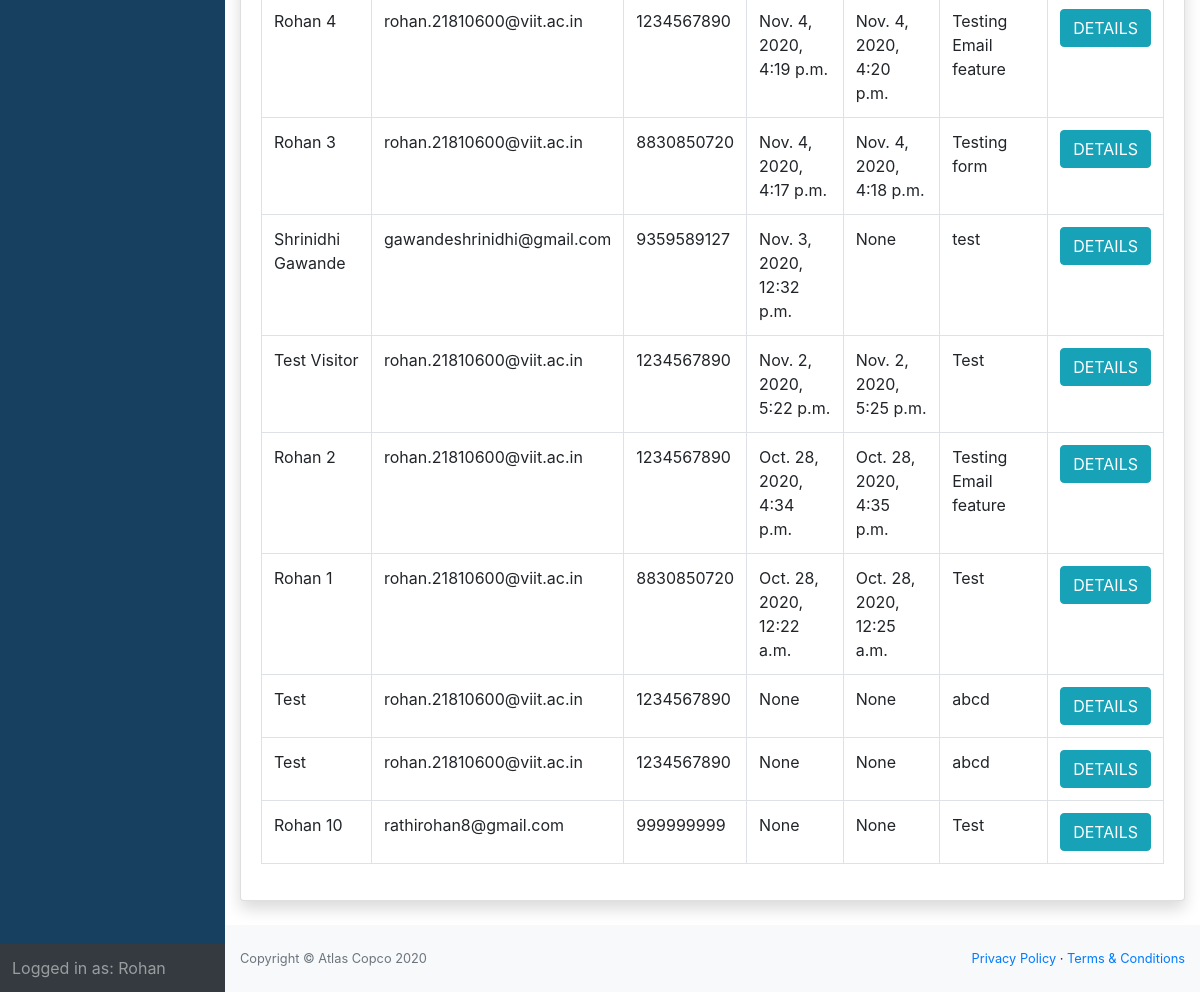
/allbookedvisitors/ (signed in, lower part), run on an earlier commit of the app's database.
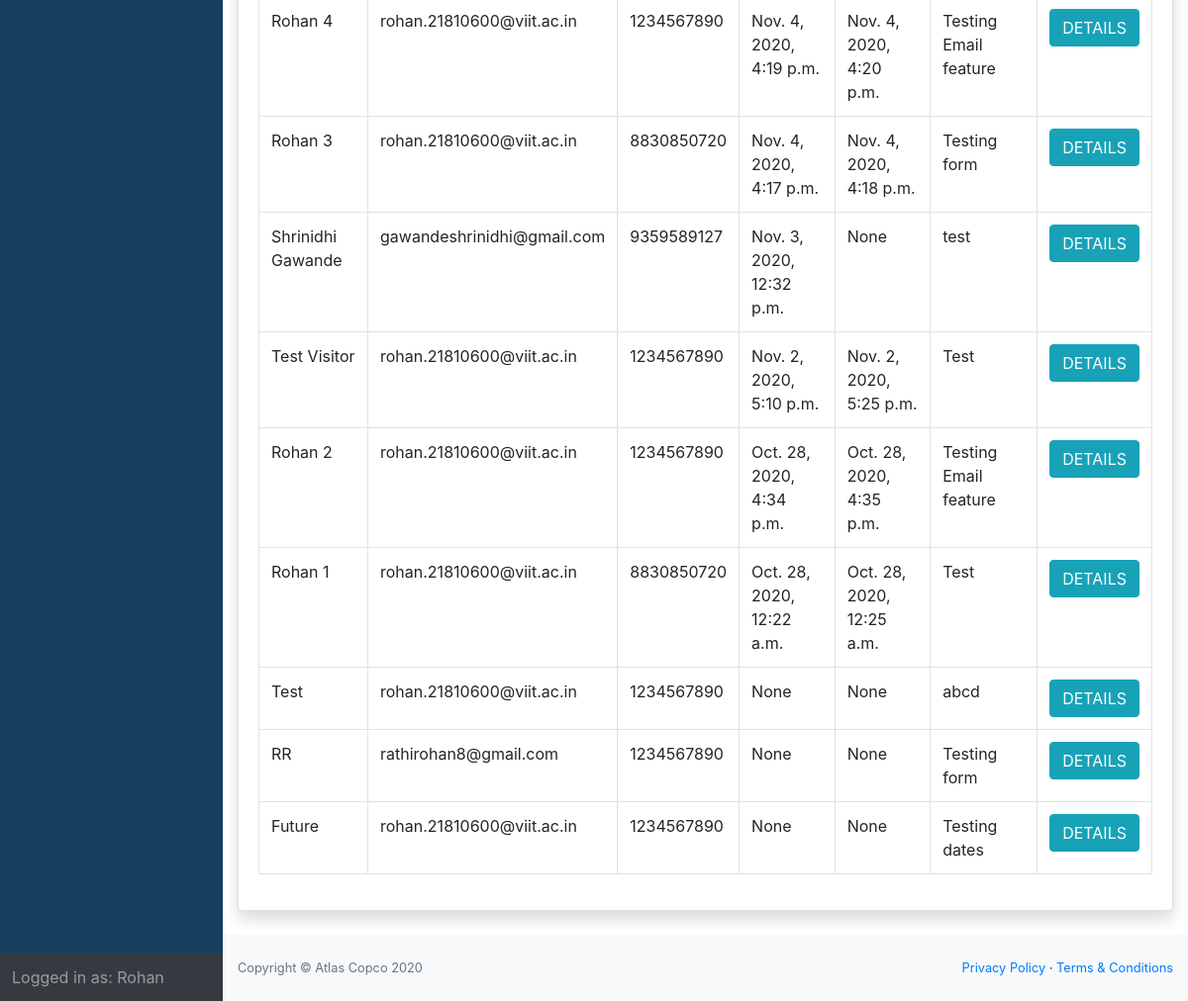
And on a later commit of the database.
### entry/models.py (models this page shows, shortened)
class Visitor(models.Model):
	name = models.CharField(verbose_name='Name', max_length=200, validators=[
		MinLengthValidator(2, 'Minimum 2 Characters are required')])  # name of the visitor
	purpose = models.CharField(verbose_name='Purpose', max_length=200, validators=[
		MinLengthValidator(4, 'Minimum 4 characters are required')])  # purpose of visit
	mobile = models.IntegerField(verbose_name='Mobile number')  # mobile no. of the visitor
	email = models.EmailField(verbose_name='Email', validators=[EmailValidator()])  # email address of the visitor
	no_of_people = models.IntegerField(verbose_name='No of people')  # no. of visitors
	photo_id_number = models.CharField(verbose_name='Photo Id Number', max_length=20, null=True, blank=True)
	photo_id = models.ImageField(verbose_name='Photo Id', upload_to='media/photo_id', null=True, blank=True)
	expected_in_time = models.DateTimeField(verbose_name='Expected Visit In Time', null=True, blank=True)
	in_time = models.DateTimeField(verbose_name='Visit In time', null=True, blank=True)  # in time of the visitor, added automatically
	out_time = models.DateTimeField(verbose_name='Visit Out Time', null=True, blank=True)  # out time of the visitor added automatically
	token = models.CharField(verbose_name='Token', max_length=200, null=True, blank=True)  # token(autogenerated)
	qrcode = models.ImageField(verbose_name='QR Code', upload_to='media/qrcodes', null=True, blank=True)  # qr code generated from the token
	user = models.ForeignKey(User, verbose_name='Employee to visit', on_delete=models.PROTECT)  # link to the User table, to store which user allowed the entry
	photo = models.ImageField(verbose_name='Photo of the Visitor', upload_to='media/photo', null=True, blank=True)
	visit_token = models.CharField(max_length=200, verbose_name="Token assigned to the Visitor", null=True, blank=True)
	session_expired = models.BooleanField(default=False)

### home/views.py (the view)
# urls.py: path('allbookedvisitors/', views.AllVisitorsListView.as_view(), name='all-booked-visitors'),
class AllVisitorsListView(LoginRequiredMixin, ListView):
	def get(self, request):
		display_visitors = Visitor.objects.filter(session_expired=False)
		visitor_list = display_visitors.order_by('-in_time')
		context = {'visitor_list': visitor_list}
		return render(request, 'home/all_visitors_booked.html', context)

### home/templates/home/all_visitors_booked.html (shortened to what this page needs)
{% extends 'home/base.html' %}
{% load tz %}
{% block content %}
<div id="layoutSidenav_content">
	<main style="margin-top: 30px;">
		<div class="container-fluid">
			<div class="card shadow mb-4">
				<div class="card-body">
					<div class="table-responsive">
						<table class="table table-bordered" id="dataTable" width="100%" cellspacing="0">
							<tbody>
								{% for visitor in visitor_list %}
								<tr>
									<td>{{ visitor.name }}</td>
									<td>{{ visitor.email }}</td>
									<td>{{ visitor.mobile }}</td>
									<td>{{ visitor.in_time }}</td>
									<td>{{ visitor.out_time }}</td>
									<td>{{ visitor.purpose}}</td>
									<td>
											<button type="submit" name="delete_btn" class="btn btn-info" onclick="window.location.href='{% url 'visitor-detail' visitor.id %}'"> DETAILS </button>
									</td>
								</tr>
								{% endfor %}
							</tbody>
						</table>
					</div>
				</div>
			</div>
		</div>
	</main>
	<div class="footer">
		<footer class="py-4 bg-light mt-auto">
			<div class="container-fluid">
				<div class="d-flex align-items-center justify-content-between small">
					<div class="text-muted">Copyright &copy; Atlas Copco 2020</div>
					<div>
						<a href="#">Privacy Policy</a> &middot;
						<a href="#">Terms &amp; Conditions</a>
					</div>
				</div>
			</div>
		</footer>
	</div>
</div>
{% endblock content %}

What changed in the data, as far as the page shows it:
no longer on this page (row edited): Visitor: name "Test", email "rohan.21810600@viit.ac.in", mobile "1234567890", in_time "None", out_time "None", purpose "abcd"
no longer on this page (row edited): Visitor: name "Rohan 10", email "rathirohan8@gmail.com", mobile "999999999", in_time "None", out_time "None", purpose "Test"
changed Visitor "Test Visitor": in_time "Nov. 2, 2020, 5:22 p.m." → "Nov. 2, 2020, 5:10 p.m."
added Visitor: name "RR", email "rathirohan8@gmail.com", mobile "1234567890", in_time "None", out_time "None", purpose "Testing form"
added Visitor: name "Future", email "rohan.21810600@viit.ac.in", mobile "1234567890", in_time "None", out_time "None", purpose "Testing dates"
